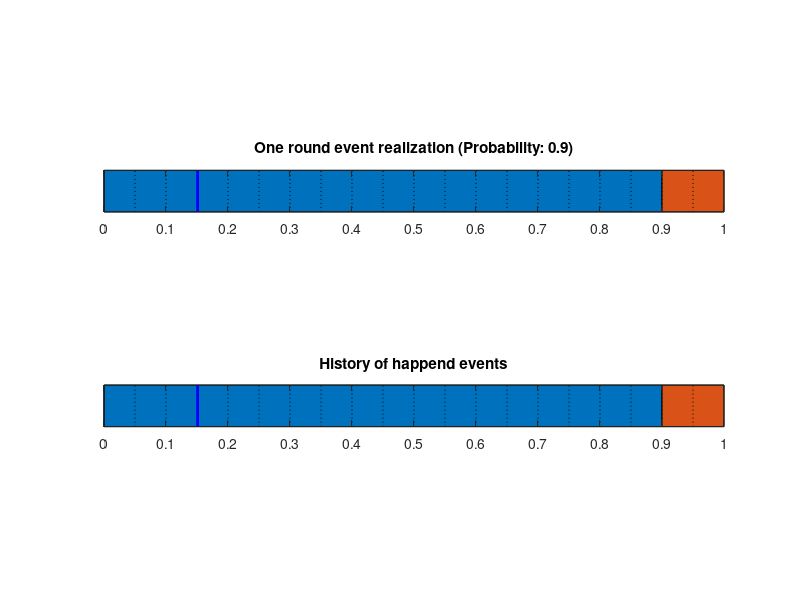

The MATLAB script that drew this image: (Note: this script raises an error after producing the figure.)
% Show the resolved results in the interface
function DemoProb()

% Assign a value to the probability
P_round = 0.90;


% Plot the visualization of the probability

    % Subplot 1
    AxTop = subplot(5,1,2);
    TitleTop = ['One round event realization (Probability: ', ...
                                                num2str(P_round), ')'];
    ProbabilityDistribution(P_round, AxTop, TitleTop);
    shg;
    
    % Subplot 2
    AxBottom = subplot(5,1,4);
    TitleBottom = 'History of happend events';
    ProbabilityDistribution(P_round, AxBottom, TitleBottom);
    


% Plot the initial marker
    % Add a time delay for visualization
    pause(1);
    
    MarkerLoc = rand;
    RandomMarker(AxTop, MarkerLoc);
    RandomMarker(AxBottom, MarkerLoc);

for i = 2:300
    
     % Add a time delay for visualization
    if i < 10
        pause(3);
    elseif i == 10
        input('Press enter to continue.');
        shg;
        pause(0.1);
    else
        pause(0.1);
    end
    
    % Delete the previous marker on the top subplot.
    delete(AxTop.Children(1));
    
    % Plot another random marker.
    MarkerLoc = rand;
    RandomMarker(AxTop, MarkerLoc);
    RandomMarker(AxBottom, MarkerLoc);


end

% Close the figure
% close all;

% Wait for the command to continue
input('Press enter to continue.');
  
% Show survey question pages
 SurveyQuestions(0);
 SurveyQuestions(1);
 SurveyQuestions(2);

% Close all figures at the end of the demo
close all;

function RandomMarker(Ax, RandomForProb)
    % Plot the random marker to indicate the resolved probability
    hold(Ax,'on');
    GX   = ones(1,2);
    GY   = [0.6, 1.4];
    plot(Ax, RandomForProb*GX,GY,'-b','Linewidth',2);
    hold(Ax,'off');
    
    
function ProbabilityDistribution(P_round, Ax, Title)
    A_barhX = [0, 1, 2];
    A_barhY = [0, 0; ...
               P_round, 1-P_round;
               0, 0];
    
    barh(Ax, A_barhX, A_barhY, 'stacked');  
    % Choose the right color for each bar
    colormap(Ax, [0.94, 0.94, 0.94; 0.5, 0.5, 0.5]);
    % Make sure the bars occupy the full axes.
    ylim(Ax, [0.6, 1.4]);
    % Name the plot
    title(Ax, Title);
    % Set the ticks for x-axis from 0 to 1 with sets of 0.1
    set(Ax, 'XTick',0:0.1:1);
    % Set the ticks for y-axis as empty
    set(Ax, 'YTick', []);
    % Plot the home-made grids in front of the bars.
        % hold the plot
        hold(Ax, 'on');
        % Define each line of the grid
        GX = ones(1,2);
        GY = [0.6, 1.4];
        % Create the grid
        plot(Ax, 0.05*GX, GY,'k:', ...  
                                  0.1*GX, GY,'k:', 0.15*GX, GY,'k:', ...
                                  0.2*GX, GY,'k:', 0.25*GX, GY,'k:', ...
                                  0.3*GX, GY,'k:', 0.35*GX, GY,'k:', ...
                                  0.4*GX, GY,'k:', 0.45*GX, GY,'k:', ...
                                  0.5*GX, GY,'k:', 0.55*GX, GY,'k:', ...
                                  0.6*GX, GY,'k:', 0.65*GX, GY,'k:', ...
                                  0.7*GX, GY,'k:', 0.75*GX, GY,'k:', ...
                                  0.8*GX, GY,'k:', 0.85*GX, GY,'k:', ...
                                  0.9*GX, GY,'k:', 0.95*GX, GY,'k:');
        % hold off
        hold(Ax, 'off');